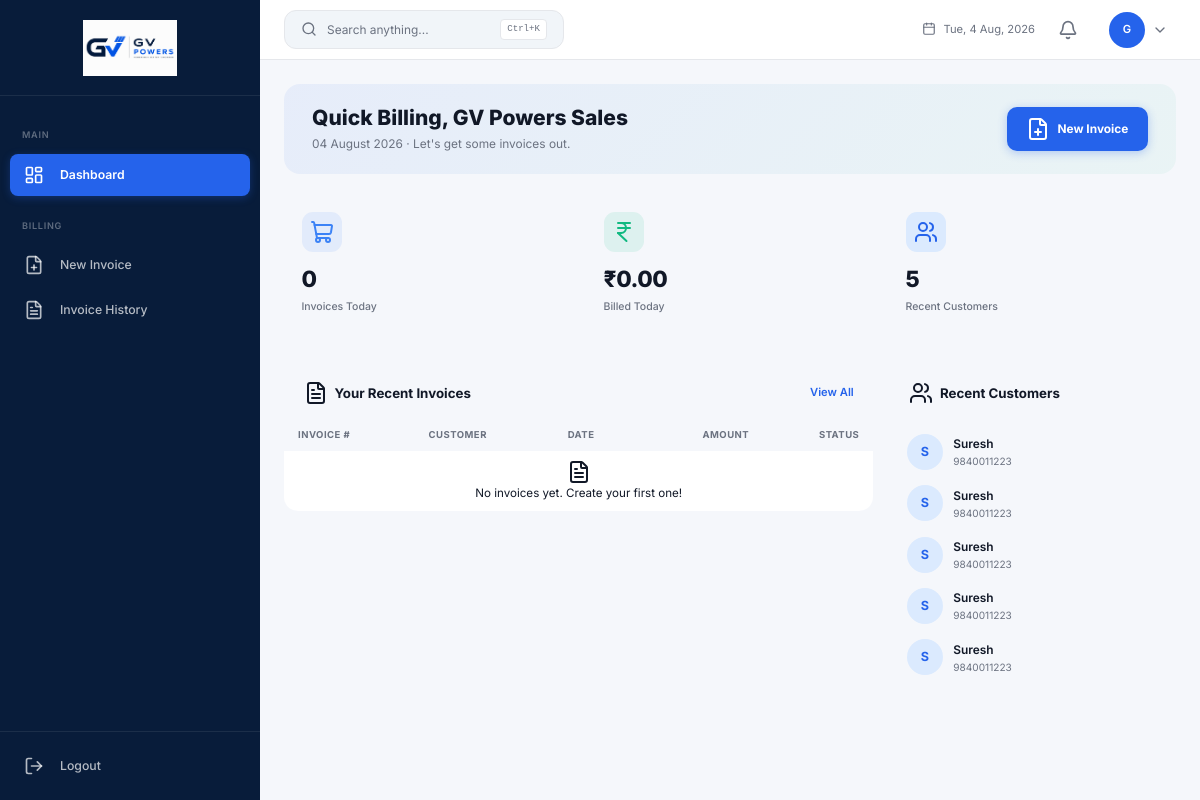
/dashboard (signed in), run on the app's committed database.
### app.py (models this page shows, shortened)
class User(UserMixin, db.Model):
    __tablename__ = 'users'
    id = db.Column(db.Integer, primary_key=True)
    username = db.Column(db.String(80), unique=True, nullable=False)
    email = db.Column(db.String(120), unique=True, nullable=False)
    password_hash = db.Column(db.String(256), nullable=False)
    full_name = db.Column(db.String(120), nullable=False)
    role = db.Column(db.String(20), default='staff')
    is_active = db.Column(db.Boolean, default=True)
    last_login = db.Column(db.DateTime)
    created_at = db.Column(db.DateTime, default=datetime.utcnow)
    updated_at = db.Column(db.DateTime, default=datetime.utcnow, onupdate=datetime.utcnow)
    @property
    def is_admin(self): return self.role == 'admin'

class Customer(db.Model):
    __tablename__ = 'customers'
    id = db.Column(db.Integer, primary_key=True)
    name = db.Column(db.String(120), nullable=False)
    mobile = db.Column(db.String(20))
    email = db.Column(db.String(120))
    address = db.Column(db.Text)
    gstin = db.Column(db.String(15))
    state = db.Column(db.String(50))
    state_code = db.Column(db.Integer, default=29)
    total_purchases = db.Column(db.Numeric(12, 2), default=0)
    invoice_count = db.Column(db.Integer, default=0)
    created_at = db.Column(db.DateTime, default=datetime.utcnow)
    updated_at = db.Column(db.DateTime, default=datetime.utcnow, onupdate=datetime.utcnow)
    invoices = db.relationship('Invoice', backref='customer', lazy=True)

### app.py (the view, shortened to what this page needs)
@app.route('/dashboard')
@login_required
def dashboard():
    if current_user.role == 'sales':
        return _sales_dashboard()

### app.py (called while the page is built)
def login_required(f):
    @wraps(f)
    def decorated(*args, **kwargs):
        if not current_user.is_authenticated: flash('Please log in.', 'warning'); return redirect(url_for('login'))
        return f(*args, **kwargs)
    return decorated

@app.before_request
def enforce_role_permissions():
    if not current_user.is_authenticated:
        return
    if current_user.is_admin:
        return
    ep = request.endpoint or ''
    if ep in SALES_ENDPOINTS or ep.startswith('static'):
        return
    flash('You do not have permission to access this page.', 'danger')
    return redirect(url_for('dashboard'))

def _sales_dashboard():
    today_start = date.today()
    base = Invoice.query.filter_by(created_by=current_user.id)
    recent = base.order_by(desc(Invoice.created_at)).limit(10).all()
    today_invoices = base.filter(func.date(Invoice.invoice_date) == today_start).count()
    today_amount = db.session.query(func.coalesce(func.sum(Invoice.grand_total), 0)).filter(
        Invoice.created_by == current_user.id,
        func.date(Invoice.invoice_date) == today_start,
    ).scalar() or 0
    recent_customers = Customer.query.order_by(desc(Customer.created_at)).limit(5).all()
    return render_template('sales/dashboard.html',
        recent_invoices=recent, today_invoices=today_invoices, today_amount=today_amount,
        recent_customers=recent_customers,
        now_date=today_start.strftime('%d %B %Y'))

### templates/sales/dashboard.html (shortened to what this page needs)
{% extends "layouts/admin_layout.html" %}
{% block content %}
<div class="sales-dash">
    <div class="sd-hero">
        <div>
            <h4>Quick Billing, {{ current_user.full_name or current_user.username }}</h4>
            <p>{{ now_date }} &middot; Let's get some invoices out.</p>
        </div>
        <a href="{{ url_for('new_invoice') }}" class="sd-new-btn">
            <i data-lucide="file-plus"></i> New Invoice
        </a>
    </div>
    <div class="sd-stats">
        <div class="sd-stat">
            <div class="sd-stat-icon blue"><i data-lucide="shopping-cart"></i></div>
            <div class="sd-stat-value">{{ today_invoices }}</div>
            <div class="sd-stat-label">Invoices Today</div>
        </div>
        <div class="sd-stat">
            <div class="sd-stat-icon green"><i data-lucide="indian-rupee"></i></div>
            <div class="sd-stat-value">₹{{ "{:,.2f}".format(today_amount or 0) }}</div>
            <div class="sd-stat-label">Billed Today</div>
        </div>
        <div class="sd-stat">
            <div class="sd-stat-icon purple"><i data-lucide="users"></i></div>
            <div class="sd-stat-value">{{ recent_customers|length }}</div>
            <div class="sd-stat-label">Recent Customers</div>
        </div>
    </div>
    <div class="row g-3">
        <div class="col-lg-8">
            <div class="sd-card">
                <div class="sd-card-head">
                    <span class="sd-card-title"><i data-lucide="file-text"></i> Your Recent Invoices</span>
                    <a href="{{ url_for('invoice_history') }}" class="sd-link">View All</a>
                </div>
                <div class="sd-table-wrap">
                    <table class="table align-middle mb-0">
                        <thead>
                            <tr>
                                <th class="ps-3">Invoice #</th>
                                <th>Customer</th>
                                <th>Date</th>
                                <th class="text-end">Amount</th>
                                <th class="text-end pe-3">Status</th>
                            </tr>
                        </thead>
                        <tbody>
                            {% for inv in recent_invoices %}
                            <tr>
                                <td class="ps-3"><a href="{{ url_for('view_invoice', iid=inv.id) }}" class="sd-inv-num">{{ inv.invoice_number }}</a></td>
                                <td class="sd-cust">{{ inv.customer_name or 'Walk-in' }}</td>
                                <td class="text-secondary">{{ inv.invoice_date.strftime('%d %b %Y') if inv.invoice_date else '' }}</td>
                                <td class="text-end fw-600">{{ "{:,.2f}".format(inv.grand_total or 0) }}</td>
                                <td class="text-end pe-3">
                                    {% set status = inv.status or 'draft' %}
                                    <span class="badge {% if status in ('paid','confirmed') %}badge-success{% elif status == 'cancelled' %}badge-danger{% else %}badge-secondary{% endif %}">
                                        {{ status|capitalize }}
                                    </span>
                                </td>
                            </tr>
                            {% else %}
                            <tr>
                                <td colspan="5" class="sd-empty">
                                    <i data-lucide="file-text"></i>
                                    <p class="mb-0">No invoices yet. Create your first one!</p>
                                </td>
                            </tr>
                            {% endfor %}
                        </tbody>
                    </table>
                </div>
            </div>
        </div>
        <div class="col-lg-4">
            <div class="sd-card">
                <div class="sd-card-head">
                    <span class="sd-card-title"><i data-lucide="users"></i> Recent Customers</span>
                </div>
                <ul class="sd-cust-list">
                    {% for c in recent_customers %}
                    <li>
                        <div class="sd-cust-av">{{ (c.name or '?')[0]|upper }}</div>
                        <div>
                            <div class="sd-cust-name">{{ c.name }}</div>
                            <div class="sd-cust-sub">{{ c.mobile or 'No mobile' }}</div>
                        </div>
                    </li>
                    {% else %}
                    <li class="sd-empty"><p class="mb-0">No customers yet.</p></li>
                    {% endfor %}
                </ul>
            </div>
        </div>
    </div>
</div>
{% endblock %}

### templates/layouts/admin_layout.html (shortened to what this page needs)
{% extends "base.html" %}
{% block body %}
<div class="app-wrapper">
    <aside class="sidebar" id="sidebar">
        <div class="sidebar-brand">
            <a href="{{ url_for('dashboard') }}" class="brand-icon-link">
                <img src="{{ url_for('static', filename='img/logo/img.png') }}" alt="GV Powers" class="brand-logo">
            </a>
        </div>
        <nav class="sidebar-nav">
            <div class="sidebar-section-title">Main</div>
            <a href="{{ url_for('dashboard') }}" class="nav-link {% if request.endpoint == 'dashboard' %}active{% endif %}" data-tooltip="Dashboard">
                <i data-lucide="layout-dashboard"></i>
                <span class="nav-text">Dashboard</span>
            </a>
            <div class="sidebar-section-title">Billing</div>
            <a href="{{ url_for('new_invoice') }}" class="nav-link {% if request.endpoint == 'new_invoice' %}active{% endif %}" data-tooltip="New Invoice">
                <i data-lucide="file-plus"></i>
                <span class="nav-text">New Invoice</span>
            </a>
            <a href="{{ url_for('invoice_history') }}" class="nav-link {% if request.endpoint == 'invoice_history' %}active{% endif %}" data-tooltip="Invoice History">
                <i data-lucide="file-text"></i>
                <span class="nav-text">Invoice History</span>
            </a>
        </nav>
        <div class="sidebar-footer">
            <form action="{{ url_for('logout') }}" method="POST" class="d-inline">
                <button type="submit" class="nav-link btn btn-link text-start w-100" data-tooltip="Logout">
                    <i data-lucide="log-out"></i><span class="nav-text">Logout</span>
                </button>
            </form>
        </div>
    </aside>
    <div class="main-content">
        <header class="top-navbar">
            <button class="search-trigger" onclick="openSearch()" type="button">
                <i data-lucide="search" style="width:16px;height:16px;"></i>
                <span class="search-label">Search anything...</span>
                <kbd>Ctrl+K</kbd>
            </button>
            <div class="navbar-date">
                <i data-lucide="calendar" style="width:14px;height:14px;"></i>
                <span id="navDateDisplay"></span>
            </div>
            <div class="dropdown erp-menu" id="notificationBell" data-erp-menu>
                <button class="btn btn-link text-decoration-none position-relative p-1 erp-menu__trigger" data-erp-trigger aria-expanded="false" style="height:34px;width:34px;border-radius:10px;">
                    <i data-lucide="bell" style="width:20px;height:20px;color:var(--text-muted);"></i>
                </button>
            </div>
            <div class="dropdown erp-menu" data-erp-menu>
                <button class="user-dropdown erp-menu__trigger" data-erp-trigger aria-expanded="false" style="gap:.5rem;height:auto;width:auto;border-radius:12px;padding:.35rem .5rem;border:1px solid transparent;">
                    <div class="user-avatar">{{ current_user.full_name[0] }}</div>
                    <i data-lucide="chevron-down" style="width:16px;height:16px;color:var(--text-muted);"></i>
                </button>
            </div>
        </header>
        <div class="page-content">
            {% block content %}{% endblock %}
        </div>
    </div>
</div>
{% endblock %}

### static/css/erp-menu.css (style rules this page uses)
.erp-menu { position: relative; display: inline-flex; }
.erp-menu__trigger { width: 34px; height: 34px; border-radius: 10px; display: inline-flex; align-items: center; justify-content: center; border: 1px solid transparent; background: transparent; color: var(--text-muted, #6b7280); cursor: pointer; transition: background .15s, color .15s, border-color .15s, transform .1s; flex-shrink: 0; }

### templates/sales/dashboard.html (style rules this page uses)
.sales-dash { max-width:1200px;margin:0 auto }
.sd-hero { padding:1.5rem 2rem;border-radius:16px;background:linear-gradient(135deg,rgba(37,99,235,.07),rgba(16,185,129,.05));border:1px solid var(--border);margin-bottom:1.5rem;display:flex;justify-content:space-between;align-items:center;flex-wrap:wrap;gap:1rem }
.sd-hero h4 { font-weight:800;font-size:1.5rem;margin:0 0 .25rem;color:var(--erp-text) }
.sd-hero p { margin:0;color:var(--erp-text-muted);font-size:.85rem }
.sd-new-btn { display:inline-flex;align-items:center;gap:.5rem;padding:.7rem 1.4rem;border-radius:10px;font-size:.85rem;font-weight:700;background:var(--erp-primary);color:#fff;text-decoration:none;box-shadow:0 2px 10px rgba(37,99,235,.3);transition:all .2s }
.sd-stats { display:grid;grid-template-columns:repeat(auto-fit,minmax(180px,1fr));gap:1rem;margin-bottom:1.5rem }
.sd-stat { background:var(--surface);border:1px solid var(--border);border-radius:14px;padding:1.25rem }
.sd-stat-icon { width:40px;height:40px;border-radius:11px;display:flex;align-items:center;justify-content:center;margin-bottom:.6rem }
.sd-stat-icon.blue { background:rgba(59,130,246,.1);color:#3b82f6 }
.sd-stat-icon.green { background:rgba(16,185,129,.1);color:#10b981 }
.sd-stat-icon.purple { background:var(--color-primary-light);color:var(--color-primary) }
.sd-stat-value { font-size:1.6rem;font-weight:800;color:var(--erp-text);letter-spacing:-.02em }
.sd-stat-label { font-size:.75rem;color:var(--erp-text-muted);margin-top:.2rem;font-weight:500 }
.sd-card { background:var(--surface);border:1px solid var(--border);border-radius:14px;overflow:hidden }
.sd-table-wrap { overflow-x:auto }
.sd-card-head { padding:.9rem 1.4rem;border-bottom:1px solid var(--border);display:flex;justify-content:space-between;align-items:center;flex-wrap:wrap;gap:.5rem }
.sd-card-title { display:flex;align-items:center;gap:.5rem;font-weight:700;font-size:.95rem;color:var(--erp-text) }
.sd-link { font-size:.8rem;color:var(--erp-primary);text-decoration:none;font-weight:600 }
.sd-table-wrap thead th { background:var(--erp-surface-2);color:var(--erp-text-muted);font-size:.68rem;font-weight:700;text-transform:uppercase;letter-spacing:.05em;padding:.65rem .8rem;border-bottom:1px solid var(--border) }
.sd-table-wrap tbody td { padding:.6rem .8rem;border-bottom:1px solid var(--border);font-size:.83rem;color:var(--erp-text);white-space:nowrap }
.sd-empty { text-align:center;color:var(--erp-text-muted) }
.sd-cust-list { list-style:none;margin:0;padding:.6rem 1rem }
.sd-cust-list li { display:flex;align-items:center;gap:.75rem;padding:.55rem .25rem;border-bottom:1px solid var(--border) }
.sd-cust-list li:last-child { border-bottom:none }
.sd-cust-av { width:36px;height:36px;border-radius:50%;background:var(--color-primary-light);color:var(--color-primary);display:flex;align-items:center;justify-content:center;font-weight:700;font-size:.9rem }
.sd-cust-name { font-weight:600;font-size:.85rem;color:var(--erp-text) }
.sd-cust-sub { font-size:.72rem;color:var(--erp-text-muted) }

### data on the page
User: full_name "G", full_name "GV Powers Sales"
Customer: name "S", name "Suresh", mobile "9840011223"
Customer: name "S", name "Suresh", mobile "9840011223"
Customer: name "S", name "Suresh", mobile "9840011223"
Customer: name "S", name "Suresh", mobile "9840011223"
Customer: name "S", name "Suresh", mobile "9840011223"

### other printed values
{{ today_invoices }} "0"
{{ "{:,.2f}".format(today_amount or 0) }} "0.00"
{{ recent_customers|length }} "5"
